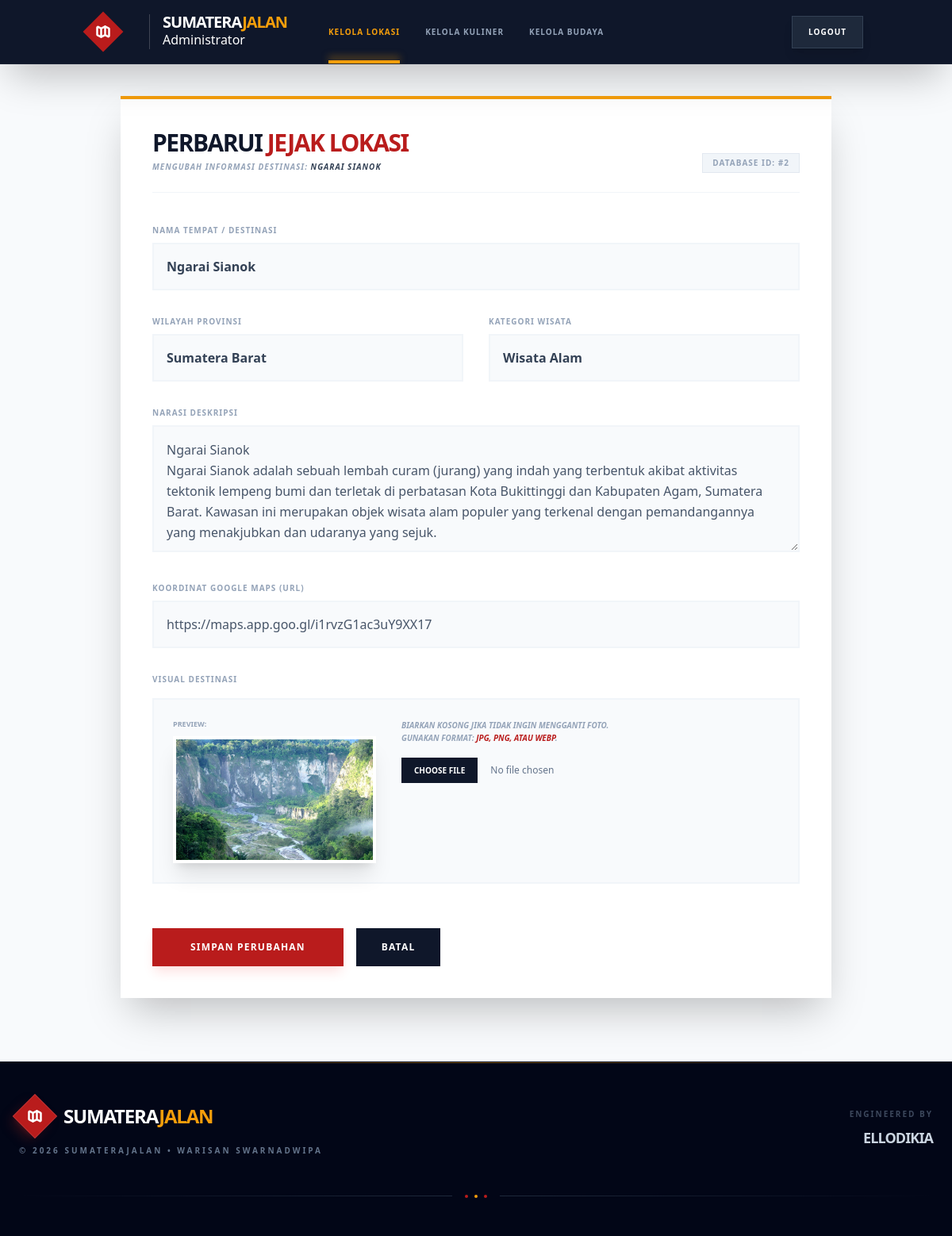
Page /admin/lokasi_edit.php?id=2 on the committed database.
### tables this page shows
CREATE TABLE `lokasi` (
  `id` int(11) NOT NULL,
  `provinsi_id` int(11) DEFAULT NULL,
  `kategori_id` int(11) DEFAULT NULL,
  `nama_tempat` varchar(100) NOT NULL,
  `slug` varchar(120) NOT NULL,
  `deskripsi` text DEFAULT NULL,
  `foto_utama` varchar(255) DEFAULT NULL,
  `link_maps` text DEFAULT NULL,
  `alamat` text DEFAULT NULL,
  `harga_tiket` varchar(50) DEFAULT 'Gratis',
  `jam_operasional` varchar(100) DEFAULT NULL,
  `google_maps_url` text DEFAULT NULL,
  `latitude` decimal(10,8) DEFAULT NULL,
  `longitude` decimal(11,8) DEFAULT NULL,
  `is_featured` tinyint(1) DEFAULT 0,
  `created_at` timestamp NOT NULL DEFAULT current_timestamp()
);

CREATE TABLE `provinsi` (
  `id` int(11) NOT NULL,
  `nama_provinsi` varchar(50) NOT NULL,
  `slug` varchar(50) NOT NULL,
  `ibu_kota` varchar(50) DEFAULT NULL,
  `foto_provinsi` varchar(255) DEFAULT NULL
);

CREATE TABLE `kategori` (
  `id` int(11) NOT NULL,
  `nama_kategori` varchar(50) NOT NULL,
  `slug` varchar(50) NOT NULL,
  `ikon` varchar(50) DEFAULT NULL
);

### admin/lokasi_edit.php (the view, shortened to what this page needs)
<?php
require_once '../config/database.php';
$id = (int)$_GET['id'];
$stmt = $pdo->prepare("SELECT * FROM lokasi WHERE id = ?");
$stmt->execute([$id]);
$data = $stmt->fetch();
$provinsis = $pdo->query("SELECT * FROM provinsi ORDER BY nama_provinsi ASC")->fetchAll();
$kategoris = $pdo->query("SELECT * FROM kategori ORDER BY nama_kategori ASC")->fetchAll();
?>
<!DOCTYPE html>
<html lang="id">
<head>
    <script src="https://cdn.tailwindcss.com"></script>
</head>
<body class="bg-slate-50">
    <?php include '../includes/admin_nav.php'; ?>
    <main class="container mx-auto px-4 md:px-6">
        <div class="max-w-4xl mx-auto bg-white shadow-2xl border-t-4 border-amber-500 p-6 md:p-10 mt-10">
            <div class="mb-10 border-b border-slate-100 pb-6 flex flex-col md:flex-row justify-between items-start md:items-end gap-4">
                <div>
                    <h2 class="text-3xl font-black uppercase tracking-tighter text-slate-900 leading-none">
                        Perbarui <span class="text-red-700">Jejak Lokasi</span>
                    </h2>
                    <p class="text-[10px] font-bold text-slate-400 uppercase tracking-widest mt-2 italic">
                        Mengubah informasi destinasi: <span class="text-slate-700 font-black"><?= htmlspecialchars($data['nama_tempat']) ?></span>
                    </p>
                </div>
                <span class="text-[10px] font-black px-3 py-1 bg-slate-100 text-slate-400 uppercase tracking-widest border border-slate-200">
                    Database ID: #<?= $id ?>
                </span>
            </div>
            <form action="" method="POST" enctype="multipart/form-data" class="space-y-8">
                <div class="space-y-2">
                    <label class="block text-[10px] font-black uppercase tracking-widest text-slate-400">Nama Tempat / Destinasi</label>
                    <input type="text" name="nama_tempat" value="<?= htmlspecialchars($data['nama_tempat']) ?>"
                           class="w-full p-4 bg-slate-50 border-2 border-slate-100 focus:border-red-700 outline-none font-bold text-slate-700 transition" required>
                </div>
                <div class="grid grid-cols-1 md:grid-cols-2 gap-8">
                    <div class="space-y-2">
                        <label class="block text-[10px] font-black uppercase tracking-widest text-slate-400">Wilayah Provinsi</label>
                        <select name="provinsi_id" class="w-full p-4 bg-slate-50 border-2 border-slate-100 focus:border-red-700 outline-none font-bold text-slate-700 transition appearance-none cursor-pointer">
                            <?php foreach($provinsis as $p): ?>
                                <option value="<?= $p['id'] ?>" <?= ($p['id'] == $data['provinsi_id']) ? 'selected' : '' ?>>
                                    <?= htmlspecialchars($p['nama_provinsi']) ?>
                                </option>
                            <?php endforeach; ?>
                        </select>
                    </div>
                    <div class="space-y-2">
                        <label class="block text-[10px] font-black uppercase tracking-widest text-slate-400">Kategori Wisata</label>
                        <select name="kategori_id" class="w-full p-4 bg-slate-50 border-2 border-slate-100 focus:border-red-700 outline-none font-bold text-slate-700 transition appearance-none cursor-pointer">
                            <?php foreach($kategoris as $k): ?>
                                <option value="<?= $k['id'] ?>" <?= ($k['id'] == $data['kategori_id']) ? 'selected' : '' ?>>
                                    <?= htmlspecialchars($k['nama_kategori']) ?>
                                </option>
                            <?php endforeach; ?>
                        </select>
                    </div>
                </div>
                <div class="space-y-2">
                    <label class="block text-[10px] font-black uppercase tracking-widest text-slate-400">Narasi Deskripsi</label>
                    <textarea name="deskripsi" required
                              class="w-full p-4 bg-slate-50 border-2 border-slate-100 focus:border-red-700 outline-none font-medium text-slate-600 h-40 transition leading-relaxed"><?= htmlspecialchars($data['deskripsi']) ?></textarea>
                </div>
                <div class="space-y-2">
                    <label class="block text-[10px] font-black uppercase tracking-widest text-slate-400">Koordinat Google Maps (URL)</label>
                    <input type="url" name="link_maps" value="<?= htmlspecialchars($data['link_maps']) ?>"
                           class="w-full p-4 bg-slate-50 border-2 border-slate-100 focus:border-red-700 outline-none font-medium text-slate-600 transition" placeholder="https://maps.google.com/...">
                </div>
                <div class="space-y-4">
                    <label class="block text-[10px] font-black uppercase tracking-widest text-slate-400">Visual Destinasi</label>
                    <div class="flex flex-col md:flex-row gap-8 items-start bg-slate-50 p-6 border-2 border-slate-100">
                        <div class="relative group">
                            <p class="text-[9px] font-bold text-slate-400 uppercase mb-2">Preview:</p>
                            <img id="imgPreview" src="../assets/uploads/<?= $data['foto_utama'] ?>"
                                 class="w-full md:w-64 h-40 object-cover border-4 border-white shadow-xl transition group-hover:grayscale">
                        </div>
                        <div class="space-y-4 flex-1">
                            <p class="text-[10px] font-bold text-slate-400 uppercase italic leading-relaxed">
                                Biarkan kosong jika tidak ingin mengganti foto.<br>
                                Gunakan format: <span class="text-red-700">JPG, PNG, atau WEBP</span>.
                            </p>
                            <input type="file" name="foto" id="fotoInput" accept="image/*"
                                   class="text-xs text-slate-500 file:mr-4 file:py-2 file:px-4 file:border-0 file:text-[10px] file:font-black file:uppercase file:bg-slate-900 file:text-white hover:file:bg-red-700 transition cursor-pointer">
                        </div>
                    </div>
                </div>
                <div class="flex flex-col md:flex-row gap-4 pt-6">
                    <button type="submit" class="w-full md:w-auto bg-red-700 text-white px-12 py-4 font-black uppercase tracking-widest text-xs hover:bg-slate-900 transition shadow-lg shadow-red-100">
                        Simpan Perubahan
                    </button>
                    <a href="lokasi_kelola.php" class="w-full md:w-auto bg-slate-900 text-center text-white px-8 py-4 font-black uppercase tracking-widest text-xs hover:bg-slate-700 transition">
                        Batal
                    </a>
                </div>
            </form>
        </div>
    </main>
    <?php include '../includes/footer.php'; ?>
</body>
</html>

### rows in the picture
lokasi: nama_tempat "NGARAI SIANOK", nama_tempat "Ngarai Sianok", provinsi_id "Sumatera Barat", kategori_id "Wisata Alam", deskripsi "Ngarai Sianok Ngarai Sianok adalah sebuah lembah curam (jurang) yang indah yang terbentuk akibat aktivitas tektonik lempeng bumi dan terletak di perbatasan Kota Bukittinggi dan Kabupaten Agam, Sumatera Barat. Kawasan ini merupakan objek wisata alam populer yang terkenal dengan pemandangannya yang menakjubkan dan udaranya yang sejuk.", link_maps "https://maps.app.goo.gl/i1rvzG1ac3uY9XX17", foto_utama (picture)

### other values in the picture
$item[2] "KELOLA LOKASI"
$item[2] "KELOLA KULINER"
$item[2] "KELOLA BUDAYA"
$id "2"
